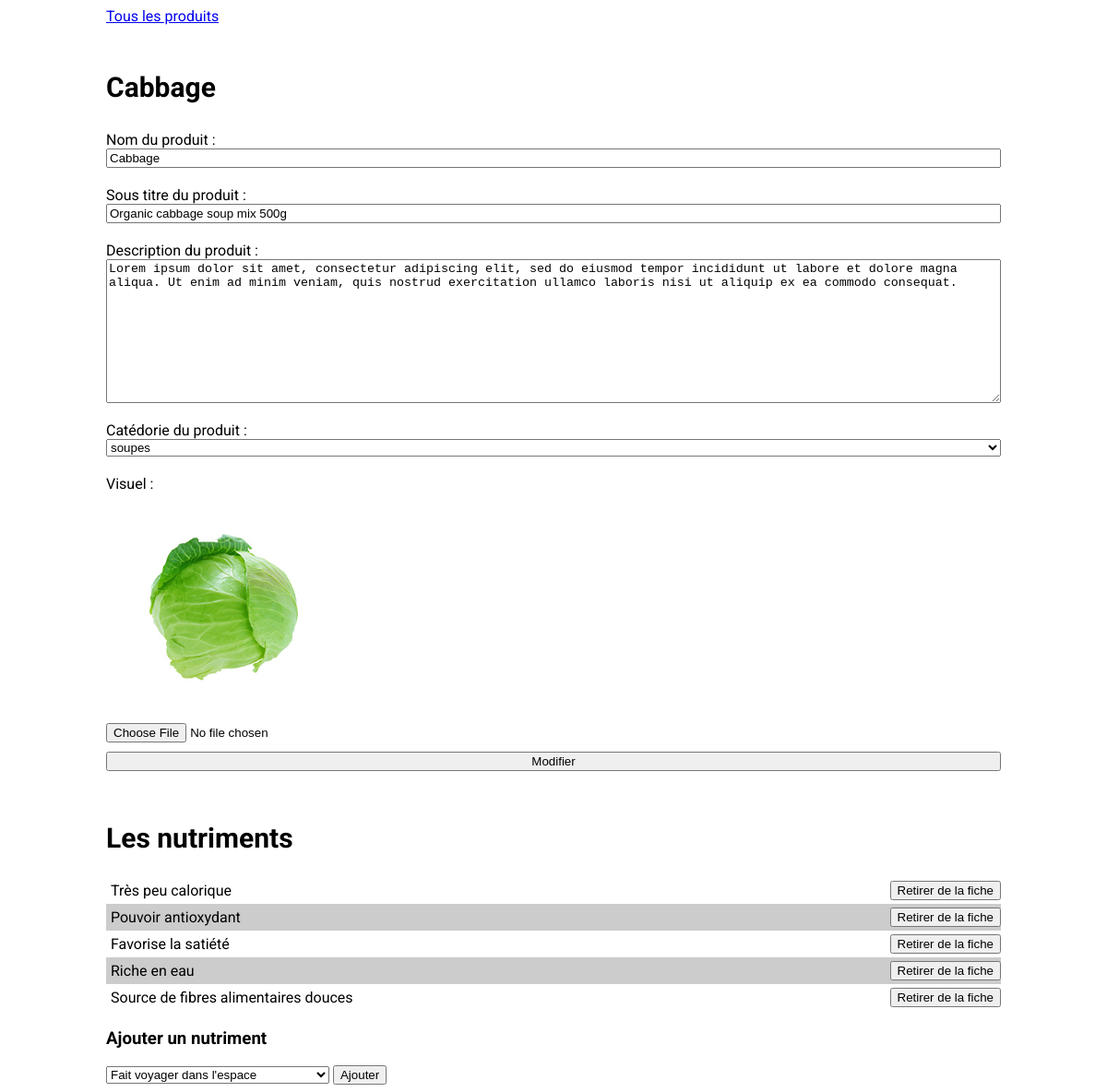
Page /admin/index.php?p=produit&id=1 (signed in) on the committed database.
### tables this page shows
CREATE TABLE `produits` (
  `id_produit` int(11) NOT NULL,
  `nom_produit` varchar(50) NOT NULL,
  `desc_produit` text NOT NULL,
  `sous_titre_produit` varchar(50) NOT NULL,
  `id_cat_produit` int(11) DEFAULT NULL
);

CREATE TABLE `produit_nutriment` (
  `id_nutr` int(11) NOT NULL,
  `id_prod` int(11) NOT NULL
);

CREATE TABLE `nutriments` (
  `id_nutr` int(11) NOT NULL,
  `nom_nutr` varchar(50) NOT NULL
);

### admin/controllers/produit.php (called while the page is built, shortened)
<?php
    $produits = spe("produits","id_produit",$_GET["id"]);
    $produit = $produits[0];
    $id     = $produit["id_produit"];
    $nom    = $produit["nom_produit"];
    $desc   = $produit["desc_produit"];
    $sTitre = $produit["sous_titre_produit"];
    $idCat  = $produit["id_cat_produit"];
    $categories = all("categorie");
    $nutriments = nutrimentParProduit($_GET["id"]);
    $allNutriments = all("nutriments");
require("views/produit.php");
?>

### core/bdd.php (called while the page is built, shortened)
<?php
    function all($table){
        $db =   $GLOBALS["db"];
        $sql = "SELECT * FROM $table";
        $rst = $db->query($sql);
        return $rst->fetchAll(PDO::FETCH_ASSOC);
    }
    function spe($table,$champ,$id){
        $db =   $GLOBALS["db"];
        $sql = "SELECT * FROM $table WHERE $champ = :id";
        $rst = $db->prepare($sql);
        $rst->execute([":id" => $id]);
        return $rst->fetchAll(PDO::FETCH_ASSOC);
    }
    function nutrimentParProduit($id){
        $db =   $GLOBALS["db"];
        $sql = "SELECT * FROM nutriments,produit_nutriment WHERE nutriments.id_nutr = produit_nutriment.id_nutr AND id_prod = :id";
        $rst = $db->prepare($sql);
        $rst->execute([":id" => $id]);
        return $rst->fetchAll(PDO::FETCH_ASSOC);
    }
?>

### admin/views/produit.php (the view, shortened to what this page needs)
<div class="container">
    <a href="?p=produits">Tous les produits</a>
    <h1><?php echo $nom;?></h1>
    <form class="updateForm" action="" method="post" enctype="multipart/form-data">
        <label>
            <span>Nom du produit :</span>
            <input type="text" name="nom_produit" value="<?php echo $nom;?>">
        </label>
        <label>
            <span>Sous titre du produit :</span>
            <input type="text" name="sous_titre_produit" value="<?php echo $sTitre;?>">
        </label>
        <label>
            <span>Description du produit :</span>
            <textarea name="desc_produit" id="" cols="30" rows="10"><?php echo $desc;?></textarea>
        </label>
        <label>
            <span>Catédorie du produit :</span>
            <select name="id_cat_produit" id="">
                <?php foreach($categories as $key => $categorie){
                    $sel = "";
                    if($categorie["id_cat"]==$idCat){
                        $sel = "selected";
                    }
                ?>
                    <option value="<?php echo $categorie["id_cat"]?>" <?php echo $sel ?> >
                        <?php echo $categorie["nom_cat"]?>
                    </option>
                <?php }?>
            </select>
        </label>
        <label>
            <span>Visuel :</span>
            <img src="../products/<?php echo $id ?>.jpg" width="250">
            <input type="file" name="photo" accept="image/jpeg">
        </label>
        <input type="submit" value="Modifier" name="update">
    </form>
    <h2>Les nutriments</h2>
    <ul>
        <?php
        $listNutr = [];
        foreach($nutriments as $key => $nutriment){
            $nomNutr = $nutriment["nom_nutr"];
            $idNutr = $nutriment["id_nutr"];
            $listNutr[] = $idNutr;
        ?>
            <li>
                <span><?php echo $nomNutr ?></span>
                <form action="" method="post">
                    <input type="submit" value="Retirer de la fiche" name="deleteNutr">
                </form>
            </li>
        <?php }?>
    </ul>
    <h3>Ajouter un nutriment</h3>
    <form action="" method="post">
        <select name="id_nutr" id="">
            <?php foreach($allNutriments as $key => $nutriment){
                $idNutr = $nutriment["id_nutr"];
                $nomNutr = $nutriment["nom_nutr"];
                if(in_array($idNutr,$listNutr)){
                    $dis = "disabled";
                }else{
                    $dis = "";
                }
            ?>
            <option value="<?php echo $idNutr ?>" <?php echo $dis ?>>
                <?php echo $nomNutr ?>
            </option>
            <?php }?>
        </select>
        <input type="submit" value="Ajouter" name="add">
    </form>
</div>

### admin/styles/style.css (style rules this page uses)
body { font-family: 'Roboto', sans-serif; }
.container { width: 970px; margin: auto; }
h1,h2 { font-size: 30px; padding-top: 30px; }
ul { list-style: none; padding: 0px; margin: 0px; }
ul>li { display: flex; justify-content: space-between; align-items: center; }
ul>li>span { padding: 5px; }
ul>li:nth-child(even) { background: #CCC }
ul>li:nth-child(odd) { background: #FFF }
.updateForm { display: flex; flex-direction: column; width: 100%; }
.updateForm>label { display: flex; flex-direction: column; padding: 10px 0px; }

### rows in the picture
produits: nom_produit "Cabbage", sous_titre_produit "Organic cabbage soup mix 500g", desc_produit "Lorem ipsum dolor sit amet, consectetur adipiscing elit, sed do eiusmod tempor incididunt ut labore et dolore magna aliqua. Ut enim ad minim veniam, quis nostrud exercitation ullamco laboris nisi ut aliquip ex ea commodo consequat."
produit_nutriment: id_nutr.nom_nutr "Très peu calorique"
produit_nutriment: id_nutr.nom_nutr "Pouvoir antioxydant"
produit_nutriment: id_nutr.nom_nutr "Favorise la satiété"
produit_nutriment: id_nutr.nom_nutr "Riche en eau"
produit_nutriment: id_nutr.nom_nutr "Source de fibres alimentaires douces"

### other values in the picture
form field id_cat_produit "soupes"
form field id_nutr "Fait voyager dans l'espace"
